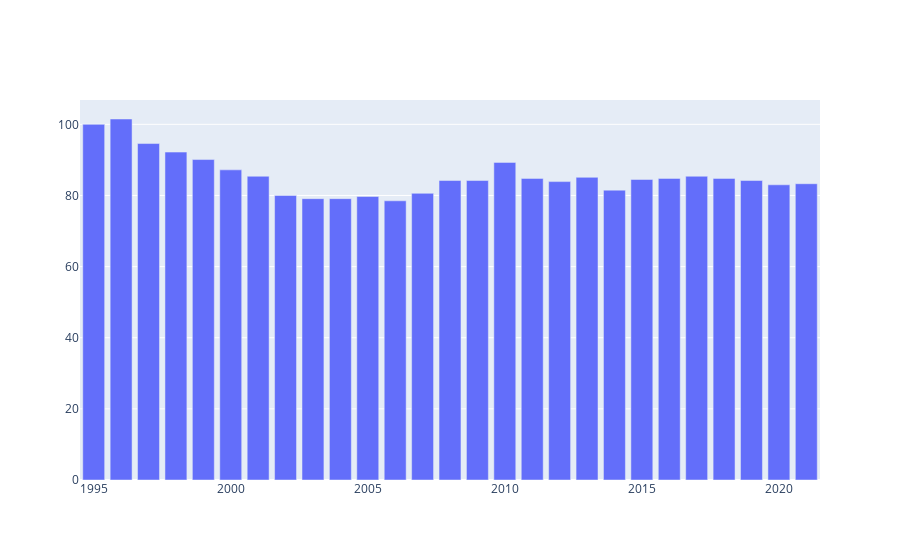

The notebook cell this image was saved under:
### Markdown cell above
### Wat is de invloed van de vermindering van de veestapel?

In Nederland wordt een groot deel van de uitstoot veroorzaakt door de argrarische sector. / In nederland wordt een deel van de uitstoot veroorzaakt door de argrarische sector, dit omvat zowel veehouderijen als kassen (?). De sector stoot verschillende broeikasgassen uit, en over de jaren heen is dit alleen maar meer geworden.

### Code cell
import plotly.graph_objs as go
import plotly.express as px
import pandas as pd

df = pd.read_csv('../datasets/productie_nederland_broeikas.csv')
df['Uitstoot broeikasgassen (1995 = 100)'] = df['Uitstoot broeikasgassen (1995 = 100)'].str.replace(',','.').astype(float)
df_sorted = df.sort_values('Uitstoot broeikasgassen (1995 = 100)', ascending=True)

trace = go.Bar(
    x = df['Jaar'],
    y = df['Uitstoot broeikasgassen (1995 = 100)']
)
fig = go.Figure(trace).show()

#bar plot ofzo van uitstootfactoren in NL
#grafiek met uitstoot levels van broeikasgassen door de jaren heen

### Figure 1 — Plotly figure (JSON) as saved in the notebook; plotly's stock layout.template omitted (floating-point values rounded to 4 significant figures)
{"data": [{"type": "bar", "x": [1995, 1996, 1997, 1998, 1999, 2000, 2001, 2002, 2003, 2004, 2005, 2006, 2007, 2008, 2009, 2010, 2011, 2012, 2013, 2014, 2015, 2016, 2017, 2018, 2019, 2020, 2021], "y": [100, 101.5, 94.6, 92.2, 90.1, 87.2, 85.4, 80, 79.1, 79.1, 79.7, 78.5, 80.6, 84.2, 84.2, 89.3, 84.8, 83.9, 85.1, 81.5, 84.5, 84.8, 85.4, 84.8, 84.2, 83, 83.3]}], "layout": {}}
